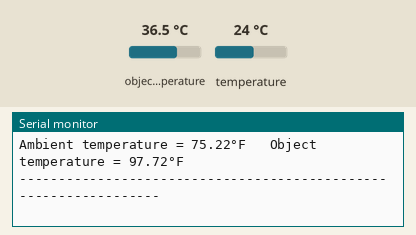
Simulated run of this sketch. Board: Arduino Uno, built with avr-gcc and run on an emulated ATmega328P. Parts: the last lines printed to the serial monitor. The inputs (shaded band) are chosen by the test bench; at power-on: object temperature 36.5 °C, temperature 24 °C.

Above: at 1.2 s.
1.3 s: object temperature set to 20 °C
At 2.6 s:
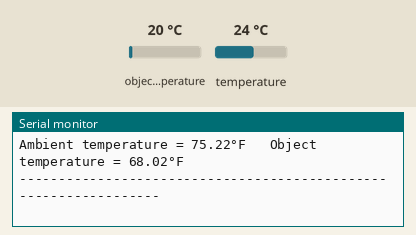
2.8 s: temperature set to 12 °C
At 3.9 s:
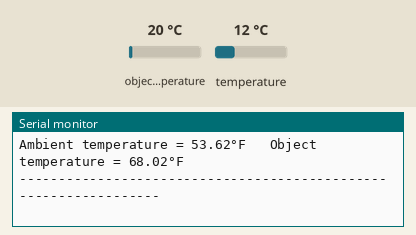
4.3 s: object temperature set to 26 °C
At 5.9 s:
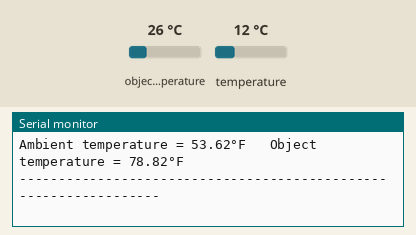
Timing chart, 0 to 7.4 s (numbered marks = the images above; inputs shaded):
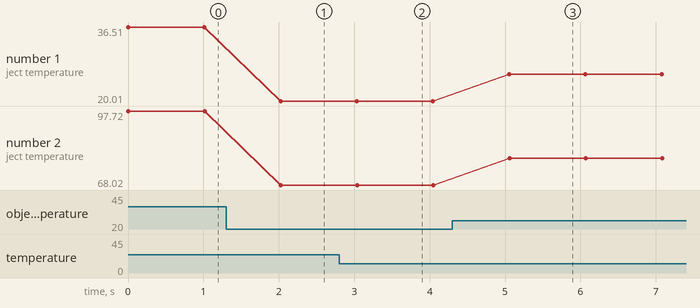

Measured:
- after the input at 1.3 s, the serial monitor: prints a new line after 0.72 s (image 1)
- after the input at 2.8 s, the serial monitor: prints a new line after 0.23 s (image 2)
- after the input at 4.3 s, the serial monitor: prints a new line after 0.76 s (image 3)
- plotted number 1: 36.51 → 20.01 after the input at 1.3 s, 20.01 → 26.01 after the input at 4.3 s
- plotted number 2: 97.72 → 68.02 after the input at 1.3 s, 68.02 → 78.82 after the input at 4.3 s

The sketch:

mlx.ino
```cpp
/*The following figure shows the connection diagram between MLX90614
temperature sensor and ESP8266.
Connect the power supply pin (Vin) of the temperature sensor to the 3.3V pin
 of ESP8266 and the GND pin of MLX90614 to the GND pin of ESP8266.
Connect the SDA and SCL pins of the mentioned IR sensor to D2 and
 D1 pins of ESP8266 for transferring data serially. D2 and D1 pins of ESP8266
also share alternate function of SDA and SCL pins of I2C port of ESP8266.*/
#include <Adafruit_MLX90614.h>

Adafruit_MLX90614 mlx = Adafruit_MLX90614();

void setup() {
  Serial.begin(115200);
  while (!Serial);

  if (!mlx.begin()) {
    Serial.println("Error connecting to MLX sensor. Check wiring.");
    while (1);
  };
}

void loop() {
  Serial.print("Ambient temperature = ");
  Serial.print(mlx.readAmbientTempC());
  Serial.print("°C");
  Serial.print("   ");
  Serial.print("Object temperature = ");
  Serial.print(mlx.readObjectTempC());
  Serial.println("°C");

  Serial.print("Ambient temperature = ");
  Serial.print(mlx.readAmbientTempF());
  Serial.print("°F");
  Serial.print("   ");
  Serial.print("Object temperature = ");
  Serial.print(mlx.readObjectTempF());
  Serial.println("°F");

  Serial.println("-----------------------------------------------------------------");
  delay(1000);
}
```
